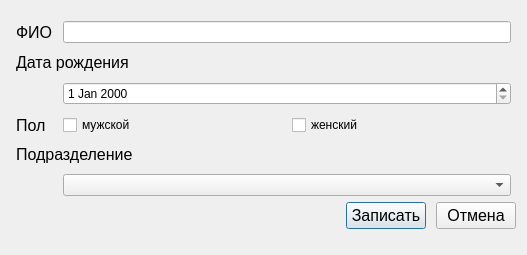
<?xml version="1.0" encoding="UTF-8"?>
<ui version="4.0">
 <class>Dialog</class>
 <widget class="QDialog" name="Dialog">
  <property name="geometry">
   <rect>
    <x>0</x>
    <y>0</y>
    <width>527</width>
    <height>255</height>
   </rect>
  </property>
  <property name="windowTitle">
   <string>Dialog</string>
  </property>
  <layout class="QVBoxLayout" name="verticalLayout">
   <item>
    <layout class="QFormLayout" name="formLayout">
     <property name="horizontalSpacing">
      <number>10</number>
     </property>
     <property name="verticalSpacing">
      <number>10</number>
     </property>
     <property name="leftMargin">
      <number>5</number>
     </property>
     <property name="topMargin">
      <number>10</number>
     </property>
     <property name="rightMargin">
      <number>5</number>
     </property>
     <item row="0" column="0">
      <widget class="QLabel" name="label">
       <property name="font">
        <font>
         <family>Arial</family>
         <pointsize>12</pointsize>
         <weight>50</weight>
         <bold>false</bold>
        </font>
       </property>
       <property name="text">
        <string>ФИО</string>
       </property>
      </widget>
     </item>
     <item row="0" column="1">
      <widget class="QLineEdit" name="Edit_Fio"/>
     </item>
     <item row="2" column="0" colspan="2">
      <widget class="QLabel" name="label_2">
       <property name="font">
        <font>
         <family>Arial</family>
         <pointsize>12</pointsize>
         <weight>50</weight>
         <bold>false</bold>
        </font>
       </property>
       <property name="text">
        <string>Дата рождения</string>
       </property>
      </widget>
     </item>
     <item row="3" column="1">
      <widget class="QDateEdit" name="Edit_date"/>
     </item>
     <item row="4" column="0">
      <widget class="QLabel" name="label_3">
       <property name="font">
        <font>
         <family>Arial</family>
         <pointsize>12</pointsize>
         <weight>50</weight>
         <bold>false</bold>
        </font>
       </property>
       <property name="text">
        <string>Пол</string>
       </property>
      </widget>
     </item>
     <item row="4" column="1">
      <layout class="QHBoxLayout" name="horizontalLayout_2">
       <item>
        <widget class="QCheckBox" name="chB_male">
         <property name="text">
          <string>мужской</string>
         </property>
         <attribute name="buttonGroup">
          <string notr="true">btnGr_s</string>
         </attribute>
        </widget>
       </item>
       <item>
        <widget class="QCheckBox" name="chB_female">
         <property name="text">
          <string>женский</string>
         </property>
         <attribute name="buttonGroup">
          <string notr="true">btnGr_s</string>
         </attribute>
        </widget>
       </item>
      </layout>
     </item>
     <item row="6" column="0" colspan="2">
      <widget class="QLabel" name="label_4">
       <property name="font">
        <font>
         <family>Arial</family>
         <pointsize>12</pointsize>
         <weight>50</weight>
         <bold>false</bold>
        </font>
       </property>
       <property name="text">
        <string>Подразделение</string>
       </property>
      </widget>
     </item>
     <item row="7" column="1">
      <widget class="QComboBox" name="CB_unit"/>
     </item>
    </layout>
   </item>
   <item>
    <layout class="QHBoxLayout" name="horizontalLayout_6">
     <property name="spacing">
      <number>10</number>
     </property>
     <item>
      <spacer name="horizontalSpacer">
       <property name="orientation">
        <enum>Qt::Horizontal</enum>
       </property>
       <property name="sizeHint" stdset="0">
        <size>
         <width>40</width>
         <height>20</height>
        </size>
       </property>
      </spacer>
     </item>
     <item>
      <widget class="QPushButton" name="btnUser_Ok">
       <property name="font">
        <font>
         <pointsize>12</pointsize>
        </font>
       </property>
       <property name="text">
        <string>Записать</string>
       </property>
      </widget>
     </item>
     <item>
      <widget class="QPushButton" name="btnUser_Cancel">
       <property name="font">
        <font>
         <pointsize>12</pointsize>
        </font>
       </property>
       <property name="text">
        <string>Отмена</string>
       </property>
      </widget>
     </item>
    </layout>
   </item>
   <item>
    <spacer name="verticalSpacer">
     <property name="orientation">
      <enum>Qt::Vertical</enum>
     </property>
     <property name="sizeHint" stdset="0">
      <size>
       <width>20</width>
       <height>40</height>
      </size>
     </property>
    </spacer>
   </item>
  </layout>
 </widget>
 <resources/>
 <connections/>
 <buttongroups>
  <buttongroup name="btnGr_s"/>
 </buttongroups>
</ui>
